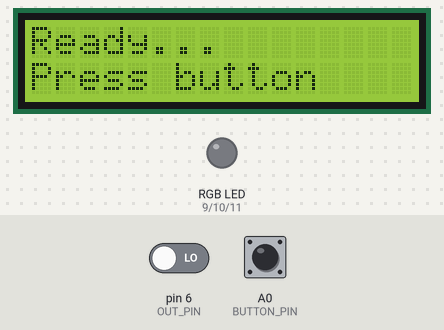
This sketch was run on a simulated Arduino Uno, built with avr-gcc and run on an emulated ATmega328P. On the bench: 16×2 character LCD, an RGB LED mixed from three pins (HIGH = lit). Inputs (shaded band) come from the test bench; at power-on: A0 (BUTTON_PIN) HIGH, pin 6 (OUT_PIN) LOW. Pins used as bus, display or sensor lines are not drawn.

Above: at 1.2 s.
1.3 s: A0 (BUTTON_PIN) pulled LOW for 0.15 s
At 2.0 s:
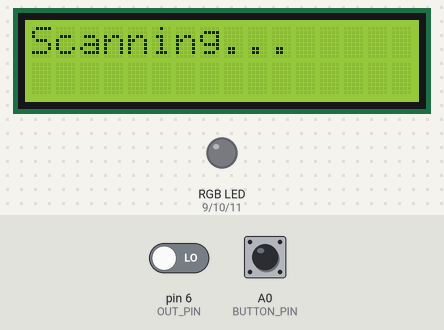
At 8.2 s:
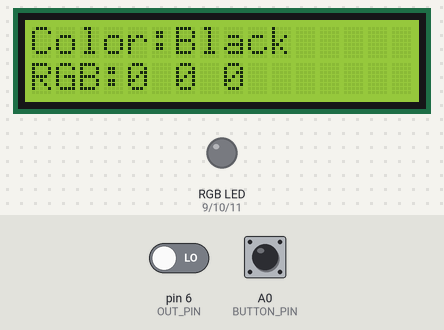
8.6 s: A0 (BUTTON_PIN) pulled LOW for 1 s
Timing chart, 0 to 11.6 s (numbered marks = the images above; inputs shaded):
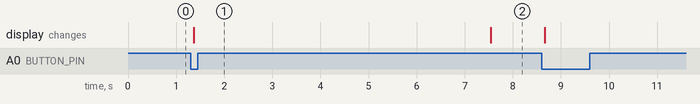

The sketch:

color_detector_project.ino
```cpp
#include <Wire.h>
#include <LiquidCrystal_I2C.h>
#include <math.h>

LiquidCrystal_I2C lcd(0x27, 16, 2);

#define S0 2
#define S1 3
#define S2 4
#define S3 5
#define OUT_PIN 6

#define RED_LED 9
#define GREEN_LED 10
#define BLUE_LED 11

#define BUTTON_PIN A0

int R_black = 1149;
int G_black = 1388;
int B_black = 1533;

int R_white = 8196;
int G_white = 9615;
int B_white = 10638;

uint8_t normalizeChannel(int raw, int black, int white) {
  if (white == black) return 0;

  float norm = (float)(raw - black) / (float)(white - black);

  if (norm < 0) norm = 0;
  if (norm > 1) norm = 1;

  return (uint8_t)(norm * 255);
}

float normalizeChannelFloat(float raw, int black, int white) {
  if (white == black) return 0.0f;

  float norm = (raw - black) / (float)(white - black);

  if (norm < 0.0f) norm = 0.0f;
  if (norm > 1.0f) norm = 1.0f;

  return norm;
}

int clamp255(float x) {
  int v = (int)(x + 0.5f);

  if (v < 0) v = 0;
  if (v > 255) v = 255;

  return v;
}

float readFrequency() {
  unsigned long tLow = pulseIn(OUT_PIN, LOW);
  unsigned long tHigh = pulseIn(OUT_PIN, HIGH);

  if (tLow == 0 || tHigh == 0) return 0;

  float period = tLow + tHigh;
  return 1000000.0 / period;
}

void readRawRGB(float &R, float &G, float &B) {
  digitalWrite(S2, LOW);
  digitalWrite(S3, LOW);
  delay(50);
  R = readFrequency();

  digitalWrite(S2, HIGH);
  digitalWrite(S3, HIGH);
  delay(50);
  G = readFrequency();

  digitalWrite(S2, LOW);
  digitalWrite(S3, HIGH);
  delay(50);
  B = readFrequency();
}

void noambientNormalize(uint8_t Rc, uint8_t Gc, uint8_t Bc,
                        float &r, float &g, float &b) {

  float Rp = (float)Rc;
  float Gp = (float)Gc;
  float Bp = (float)Bc;

  float sum = Rp + Gp + Bp;

  if (sum <= 0.0f) {
    r = 0.0f;
    g = 0.0f;
    b = 0.0f;
    return;
  }

  r = Rp / sum;
  g = Gp / sum;
  b = Bp / sum;
}

void computeBetterRGB(float nR, float nG, float nB,
                      uint8_t &R_out, uint8_t &G_out, uint8_t &B_out) {

  float sum = nR + nG + nB;

  if (sum < 0.015f) {
    R_out = 0;
    G_out = 0;
    B_out = 0;
    return;
  }

  float r = nR / sum;
  float g = nG / sum;
  float b = nB / sum;

  float brightness = sum / 3.0f;

  float maxRatio = max(r, max(g, b));
  float minRatio = min(r, min(g, b));
  float dominance = maxRatio - minRatio;

  uint8_t R_linear = clamp255(nR * 255.0f);
  uint8_t G_linear = clamp255(nG * 255.0f);
  uint8_t B_linear = clamp255(nB * 255.0f);

  uint8_t R_ratio = clamp255(r * 255.0f);
  uint8_t G_ratio = clamp255(g * 255.0f);
  uint8_t B_ratio = clamp255(b * 255.0f);

  if (brightness < 0.22f && dominance > 0.12f) {
    float lift = 0.55f;

    R_out = clamp255((1.0f - lift) * R_linear + lift * R_ratio);
    G_out = clamp255((1.0f - lift) * G_linear + lift * G_ratio);
    B_out = clamp255((1.0f - lift) * B_linear + lift * B_ratio);
    return;
  }

  if (brightness < 0.45f && dominance > 0.12f) {
    float blend = (0.45f - brightness) / (0.45f - 0.22f);

    if (blend < 0.0f) blend = 0.0f;
    if (blend > 1.0f) blend = 1.0f;

    blend = blend * 0.45f;

    R_out = clamp255((1.0f - blend) * R_linear + blend * R_ratio);
    G_out = clamp255((1.0f - blend) * G_linear + blend * G_ratio);
    B_out = clamp255((1.0f - blend) * B_linear + blend * B_ratio);
    return;
  }

  R_out = R_linear;
  G_out = G_linear;
  B_out = B_linear;
}

void setRGBLed(uint8_t r, uint8_t g, uint8_t b) {

  uint8_t mx = max(r, max(g, b));
  uint8_t mn = min(r, min(g, b));

  float cr = (r == mx) ? 1.0 : (r == mn) ? 0.2 : 0.5;
  float cg = (g == mx) ? 1.0 : (g == mn) ? 0.2 : 0.5;
  float cb = (b == mx) ? 1.0 : (b == mn) ? 0.2 : 0.5;

  analogWrite(RED_LED,   (uint8_t)(cr * r));
  analogWrite(GREEN_LED, (uint8_t)(cg * g));
  analogWrite(BLUE_LED,  (uint8_t)(cb * b));
}

String getColorName(uint8_t r, uint8_t g, uint8_t b) {
  uint8_t mx = max(r, max(g, b));
  uint8_t mn = min(r, min(g, b));

  if (mx < 25) return "Black";
  if (mn > 180 && (mx - mn) < 45) return "White";

  if ((mx - mn) < 25) return "Gray";

  if (r > 200 && g > 180 && b < 170 && abs((int)r - (int)g) < 90) {
    return "Yellow";
  }

  if (r > 90 && b > 50 && g < r && b > g * 0.7) {
    return "Pink";
  }

  if (r >= g && r >= b) return "Red";
  if (g >= r && g >= b) return "Green";
  if (b >= r && b >= g) return "Blue";

  return "Unknown";
}

void setup() {
  Serial.begin(9600);

  pinMode(S0, OUTPUT);
  pinMode(S1, OUTPUT);
  pinMode(S2, OUTPUT);
  pinMode(S3, OUTPUT);
  pinMode(OUT_PIN, INPUT);

  pinMode(RED_LED, OUTPUT);
  pinMode(GREEN_LED, OUTPUT);
  pinMode(BLUE_LED, OUTPUT);

  pinMode(BUTTON_PIN, INPUT_PULLUP);

  digitalWrite(S0, HIGH);
  digitalWrite(S1, LOW);

  lcd.init();
  lcd.backlight();
  lcd.clear();
  lcd.setCursor(0, 0);
  lcd.print("Ready...");
  lcd.setCursor(0, 1);
  lcd.print("Press button");

  setRGBLed(0, 0, 0);
}

void loop() {
  static bool lastState = HIGH;
  bool currentState = digitalRead(BUTTON_PIN);

  if (lastState == HIGH && currentState == LOW) {
    delay(50);

    lcd.clear();
    lcd.setCursor(0, 0);
    lcd.print("Scanning...");

    float R, G, B;
    readRawRGB(R, G, B);

    uint8_t outR = normalizeChannel((int)R, R_black, R_white);
    uint8_t outG = normalizeChannel((int)G, G_black, G_white);
    uint8_t outB = normalizeChannel((int)B, B_black, B_white);

    float nR = normalizeChannelFloat(R, R_black, R_white);
    float nG = normalizeChannelFloat(G, G_black, G_white);
    float nB = normalizeChannelFloat(B, B_black, B_white);

    float r, g, b;
    noambientNormalize(outR, outG, outB, r, g, b);

    uint8_t normR = (uint8_t)(r * 255.0f);
    uint8_t normG = (uint8_t)(g * 255.0f);
    uint8_t normB = (uint8_t)(b * 255.0f);

    uint8_t finalR, finalG, finalB;
    computeBetterRGB(nR, nG, nB, finalR, finalG, finalB);

    setRGBLed(finalR, finalG, finalB);

    String colorName = getColorName(finalR, finalG, finalB);

    lcd.clear();
    lcd.setCursor(0, 0);
    lcd.print("Color:");
    lcd.print(colorName);

    lcd.setCursor(0, 1);
    lcd.print("RGB:");
    lcd.print(finalR);
    lcd.print(" ");
    lcd.print(finalG);
    lcd.print(" ");
    lcd.print(finalB);

    while (digitalRead(BUTTON_PIN) == LOW) {
      delay(10);
    }
  }

  lastState = currentState;
}
```

Measured:
- after the input at 1.3 s, the display: changes after 0.06 s (image 1)
